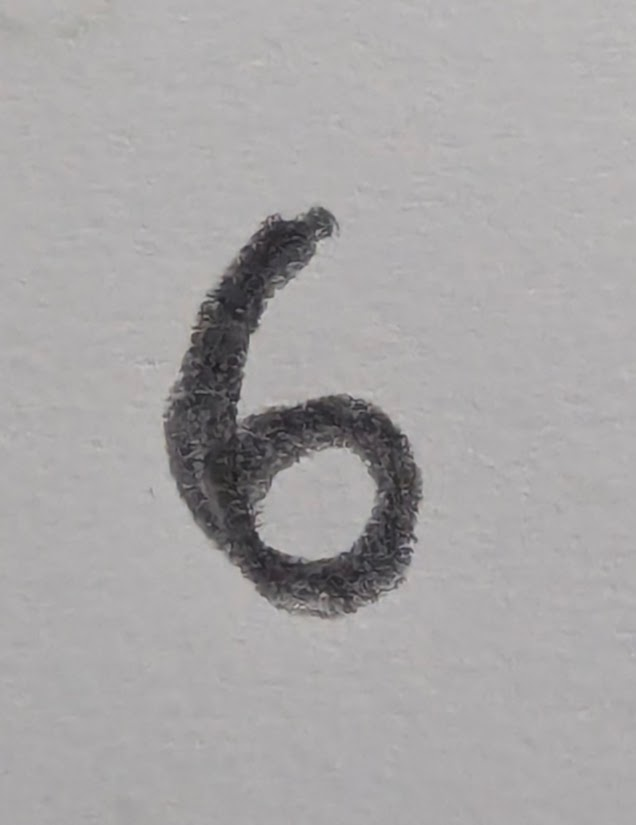
#> input picture digits/six.jpg, 636 x 825 px
$ jupyter execute --allow-errors 'NN Guide.ipynb'
#> lines starting #> are read from the running program, lines starting #| are printed output that depends on the picture
# Neural Networks from Scratch

A neural network (NN) is an abstract model consisting of one or more layers that are connected in a certain way. The weighted connection between layers play a similar role to that of synapses. The main difference between NNs and the rule based statistical methods is that NNs can learn learn.

Let's start with the simplest neural network without any fancy extra stuff

[cell 1]
import numpy as np
import matplotlib.pyplot as plt

We're familiar with this diagram of a neural network, with it's numerous "neurons" and "layers" but let's look at the simplest case. A single hidden layer with one neuron or node or as I like to call it, Simple Linear Regression!

Believe it or not, linear regression is a single neuron without any activation functions. This is the same linear regression that we learned in statistics 101. I guess we were AI practioners all this time without realizing it. Let's take a look at simple example of this.

To get a good estimate of a line that explains the amount of variation in our data, we need some metric to assess the performance. An easy and reliable metric is the Mean Square Error!

[cell 2]
# data!
# we're looking at y as a function of x
x = np.array([-3, -2, -1, 0, 1, 2, 3])
y = np.array([-0.14, -0.91, -0.84,  0,  0.84, 0.91,  0.14])

# weights and biases
w = np.array([0.1])
b = np.array([-.4364])

# our attempt at estimating y with guesses
output = w * x + b

# mean square error
# smaller is better
mse = np.mean((output-y)**2)
print(mse)

plt.plot(x, y, ".")
plt.plot(x, output)
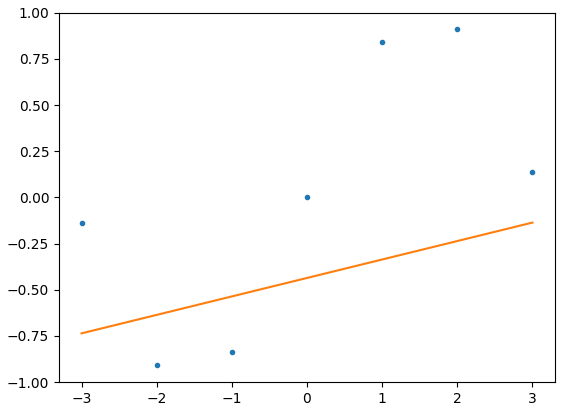
#> figure drawn by matplotlib, 1 panel

Let's make it more complicated now, let's add another neuron shall we? Wait, What does it even mean to add another neuron?

In SLR, we assume each x value contributes EQUALLY to the prediction (just scaled by one weight). In neural networks, each x value can contribute DIFFERENTLY to each neuron (each has its own weight).

Below we will fit a single 'hidden' layer with two neurons to our data.

Adding another neuron means adding another "node" of weight and bias. So if we have two neurons, we will have two sets of weights and biases (eg: w1, b1, w2, b2). Therefore we will have to start guessing what these weights and biases are, such that we minimizes their mean square error.

[cell 3]
# data!
# we're looking at y as a function of x
x = np.array([-3, -2, -1, 0, 1, 2, 3])
y = np.array([-0.14, -0.91, -0.84,  0,  0.84, 0.91,  0.14])


# neuron 1 weights and biases
w1 = np.array([0.1])
b1 = np.array([-.4364])

# neuron 2 weight and bias
w2 = np.array([0.4])
b2 = np.array([-2.0])

# output from neuron 1 & neuron 2
n1 = w1 * x + b1
n2 = w2 * x + b2

# our attempt at estimating y by combining weighted neurons
output = 0.4 * n1 +  0.7 * n2

# we can also add an output bias
output = output + 0.1

# mean square error
# smaller is better
mse = np.mean((output-y)**2)
print(mse)

[cell 4]
plt.plot(x, y, ".")
plt.plot(x, output, color = 'red')
plt.plot(x, n1, '--', color = 'green')
plt.plot(x, n2, '--', color = 'orange')
plt.legend(['data', 'NN layer', 'Neuron 1', 'Neuron 2'])
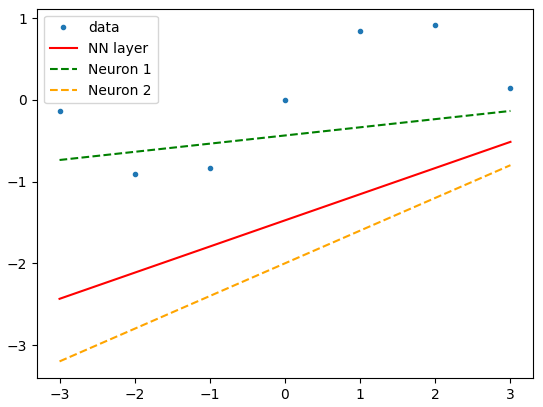
#> figure drawn by matplotlib, 1 panel

But clearly this isn't good enough, can we get a better fit? In SLR, we assume each x value contributes EQUALLY to the prediction (just scaled by one weight). In neural networks, each x value can contribute DIFFERENTLY to each neuron (each has its own weight).

Below we will fit a single 'hidden' layer with two neurons to our data.

“A hidden layer isn’t an input or output layer; as the scientist, you see data as they are handed to the input layer and the resulting data from the output layer. Layers between these endpoints have values that we don’t necessarily deal with, hence the name “hidden.” (Kinsley and Kukieła, p. 55)

Each neuron in a hidden layer has  a unique set of weights. During training phase, the model is fed a sample dataset $D$ where $[x_{1}, ..x_{N}]$ is the input matrix and $[y_{1}, ..y_{N}]$ is the output matrix.

“Neural networks become “deep” when they have 2 or more hidden layers.” (Kinsley and Kukieła, p. 55)

[cell 5]
#Using -1 tells NumPy to calculate the needed dimension for 1 column
x = x.reshape(-1, 1)  # 5 samples, 1 feature

y = np.array([-0.14, -0.91, -0.84,  0,  0.84, 0.91,  0.14])

# Weights - Hidden layer (2 neurons)
W1 = np.array([[0.2364], [0.4]])

# bias - Hidden layer (2 neurons)
b1 = np.array([[-0.4364], [-2.0]])

# "Forward" pass to hidden layer
hidden_output = np.dot(x, W1.T) + b1.T

# Output layer (1 neuron)
W2 = np.array([[0.4, 0.7]])  # Weights connecting hidden to output
b2 = np.array([0.1])         # Output bias

# Forward pass to output layer
output = np.dot(hidden_output, W2.T) + b2  # Shape: (5,1)

# Mean square error
# flatten() converts any multi-dimensional array into a 1D array
mse = np.mean((output.flatten() - y)**2)
print(mse)

So far we've been taking guesses at what the weights and biases can be, we plotted the values to how well the our outputted line fit the data. We need a better approach to find the "right" combination of biases such that they reduce the MSE or "loss". But clearly this isn't good enough, can we get a better fit?

## Gradient Descent
Gradient descent is the optimization technique whereby we find the values for a function's parameter(s) (weights and biases) that minimize the image (output) of the function. This is achieved by iteratively adjusting the parameters in the direction opposite to the gradient of of the function with respect to those parameters. In neural networks, we use it to find the weights and biases that minimize the loss function.

In our case, we're trying to minimize the mean square error. So What is the gradient of a function? It is simply the derivative.

“The partial derivative measures how much impact a single input has on a function’s output. Each of the function’s inputs has some impact on this function’s output, even if the impact is 0. We need to know these impacts; this means that we have to calculate the derivative with respect to each input separately to learn about each of them. That’s why we call these partial derivatives with respect to given input — we are calculating a partial of the derivative, related to a singular input. The partial derivative is a single equation, and the full multivariate function’s derivative consists of a set of equations called the gradient. In other words, the gradient is a vector of the size of inputs containing partial derivative solutions with respect to each of the inputs. We’ll get back to gradients shortly.” (Kinsley and Kukieła, p. 163)

[cell 6]
# Data
x = np.array([-3, -2, -1, 0, 1, 2, 3])
y = np.array([-0.14, -0.91, -0.84,  0,  0.84, 0.91,  0.14])

# Initial parameters (weights and biases)
w1 = np.array([0.2])
b1 = np.array([-0.4])
w2 = np.array([0.4])
b2 = np.array([-2.0])

w_output = np.array([0.4, 0.7])  # Weights for combining neurons
b_output = np.array([0.1])       # Output bias

# Hyperparameters
learning_rate = 0.001
epochs = 10000

# Lists to store loss for plotting
loss_history = []

# Training loop
for epoch in range(epochs):
    # Forward pass
    n1 = w1 * x + b1  # First neuron output
    n2 = w2 * x + b2  # Second neuron output

    # Combine neurons for final output
    output = w_output[0] * n1 + w_output[1] * n2 + b_output

    # Calculate loss (MSE)
    loss = np.mean((output - y) ** 2)
    loss_history.append(loss)

    # Calculate gradients using chain rule
    # Start from the output layer and work backwards

    # Gradient of loss with respect to output
    d_loss_d_output = 2 * (output - y)

    # Gradients for output layer parameters
    d_loss_d_w_output0 = np.mean(d_loss_d_output * n1)
    d_loss_d_w_output1 = np.mean(d_loss_d_output * n2)
    d_loss_d_b_output = np.mean(d_loss_d_output)

    # Gradients for first neuron parameters
    d_loss_d_n1 = d_loss_d_output * w_output[0]
    d_loss_d_w1 = np.mean(d_loss_d_n1 * x)
    d_loss_d_b1 = np.mean(d_loss_d_n1)

    # Gradients for second neuron parameters
    d_loss_d_n2 = d_loss_d_output * w_output[1]
    d_loss_d_w2 = np.mean(d_loss_d_n2 * x)
    d_loss_d_b2 = np.mean(d_loss_d_n2)

    # Update parameters (weights and biases)
    w_output[0] -= learning_rate * d_loss_d_w_output0
    w_output[1] -= learning_rate * d_loss_d_w_output1
    b_output -= learning_rate * d_loss_d_b_output

    w1 -= learning_rate * d_loss_d_w1
    b1 -= learning_rate * d_loss_d_b1

    w2 -= learning_rate * d_loss_d_w2
    b2 -= learning_rate * d_loss_d_b2

    # Print progress every 1000 epochs
    if epoch % 1000 == 0:
        print(f"Epoch {epoch}, Loss: {loss:.4f}")

# Final forward pass with trained parameters
n1 = w1 * x + b1
n2 = w2 * x + b2
predicted = w_output[0] * n1 + w_output[1] * n2 + b_output
final_loss = np.mean((predicted - y) ** 2)

print(f"Training complete!")
print(f"Final loss (MSE): {final_loss:.4f}")
print(f"Learned parameters:")
print(f"w1: {w1[0]:.4f}, b1: {b1[0]:.4f}")
print(f"w2: {w2[0]:.4f}, b2: {b2[0]:.4f}")
print(f"Output weights: [{w_output[0]:.4f}, {w_output[1]:.4f}], bias: {b_output[0]:.4f}")

# Visualize results
plt.figure(figsize=(12, 5))

# Plot loss over time
plt.subplot(1, 2, 1)
plt.plot(loss_history)
plt.title('Loss over Epochs')
plt.xlabel('Epoch')
plt.ylabel('Mean Squared Error')

# Plot predictions vs actual
plt.subplot(1, 2, 2)
plt.scatter(x, y, label='Actual data', color='blue')
plt.plot(x, predicted, 'r-', label='Model prediction', linewidth=2)
plt.title('Predictions vs Actual')
plt.xlabel('x')
plt.ylabel('y')
plt.legend()

plt.tight_layout()
plt.show()
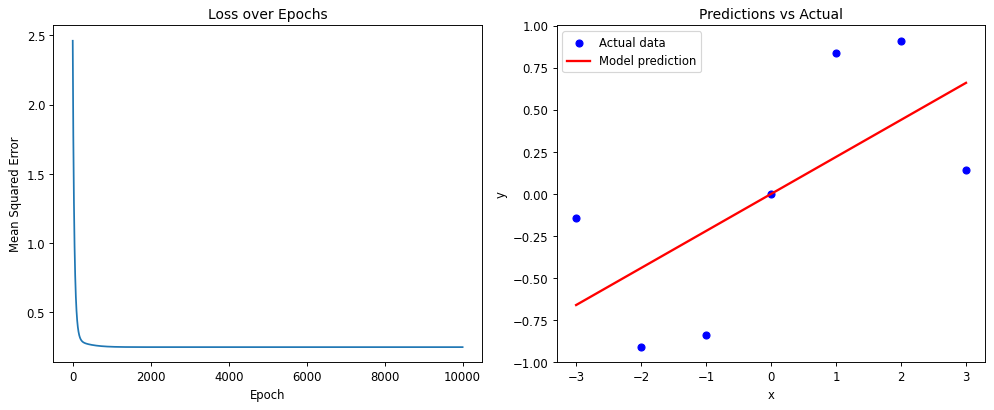
#> figure drawn by matplotlib, 2 panels; panel 1: curve peaks at x = 0, y = 2.46

## Activation Functions
Activation Functions in a layer defines a threshold that decides whether the information that a neuron has in a layer will be relevant for further calculations or not.

“The activation of each output unit of a feedforward Artificial Neural Network (ANN) is a nonlinear function of the activation patterns over the network’s input units. The functions are parameterized by the network’s connection weights. An ANN with no hidden layers can represent only a very small fraction of the possible input-output functions. However an ANN with a single hidden layer containing a large enough finite number of sigmoid units can approximate any continuous function on a compact region of the network’s input space to any degree of accuracy (Cybenko, 1989). This is also true for other nonlinear activation functions that satisfy mild conditions, but nonlinearity is essential: if all the units in a multi-layer feedforward ANN have linear activation functions, the entire network is equivalent to a network with no hidden layers (because linear functions of linear functions are themselves linear).” (Sutton and Barto, 2018, p. 224)

[cell 7]
def activation(x, type = None):
    if type == "relu":
        return np.maximum(0, x)
    elif type == "tanh":
        return np.tanh(x)


def activation_derivative(x, type = None):
    if type == "relu":
        return np.where(x > 0, 1, 0)
    elif type == "tanh":
        return 1 - np.tanh(x)**2

[cell 8]
# Data
X = np.array([-3, -2, -1, 0, 1, 2, 3]).reshape(-1, 1)
y = np.array([-0.14, -0.91, -0.84, 0, 0.84, 0.91, 0.14]).reshape(-1, 1)

# Network architecture
input_size = 1
hidden_size = 2  # Two neurons in the hidden layer
output_size = 1
n_samples = X.shape[0]

# Initialize parameters - using the original weights but reshaping appropriately
W1 = np.array([[0.2364], [0.4]])  # Shape: (hidden_size, input_size)
b1 = np.array([[-0.4364], [-2.0]])  # Shape: (hidden_size, 1)

W2 = np.array([[0.4, 0.7]])  # Shape: (output_size, hidden_size)
b2 = np.array([[0.1]])  # Shape: (output_size, 1)

# Hyperparameters
learning_rate = 0.001
epochs = 50000

# Lists to store loss for plotting
loss_history = []

# Training loop
for epoch in range(epochs):
    # Forward pass
    # Input to hidden layer
    Z1 = np.dot(X, W1.T) + b1.T  # Shape: (n_samples, hidden_size)
    A1 = activation(Z1, type="relu")  # Shape: (n_samples, hidden_size)

    # Hidden to output layer
    Z2 = np.dot(A1, W2.T) + b2.T  # Shape: (n_samples, output_size)
    output = Z2  # Shape: (n_samples, output_size)

    # Calculate loss (MSE)
    loss = np.mean((output - y) ** 2)
    loss_history.append(loss)

    # Backpropagation
    # Gradient of loss with respect to output
    d_loss_d_output = 2 * (output - y)  # Shape: (n_samples, output_size)

    # Gradients for output layer
    d_loss_d_W2 = np.dot(d_loss_d_output.T, A1)  # Shape: (output_size, hidden_size)
    d_loss_d_b2 = np.mean(d_loss_d_output).T  # Shape: (output_size, 1)

    # Gradient for hidden layer
    d_loss_d_A1 = np.dot(d_loss_d_output, W2)  # Shape: (n_samples, hidden_size)
    d_loss_d_Z1 = d_loss_d_A1 * activation_derivative(Z1, type="relu")  # Shape: (n_samples, hidden_size)

    d_loss_d_W1 = np.dot(d_loss_d_Z1.T, X)  # Shape: (hidden_size, input_size)
    d_loss_d_b1 = np.mean(d_loss_d_Z1).T  # Shape: (hidden_size, 1)

    # Update parameters
    W2 -= learning_rate * d_loss_d_W2
    b2 -= learning_rate * d_loss_d_b2

    W1 -= learning_rate * d_loss_d_W1
    b1 -= learning_rate * d_loss_d_b1

    # Print progress
    if epoch % 1000 == 0:
        print(f"Epoch {epoch}, Loss: {loss:.4f}")

# Final forward pass for predictions
Z1 = np.dot(X, W1.T) + b1.T
A1 = activation(Z1, type="relu")
Z2 = np.dot(A1, W2.T) + b2.T
predicted = Z2

final_loss = np.mean((predicted - y) ** 2)

# Print results
print(f"Training complete!")
print(f"Final loss (MSE): {final_loss:.4f}")
print(f"Learned parameters:")
print(f"W1[0]: {W1[0][0]:.4f}, b1[0]: {b1[0][0]:.4f}")
print(f"W1[1]: {W1[1][0]:.4f}, b1[1]: {b1[1][0]:.4f}")
print(f"W2: [{W2[0][0]:.4f}, {W2[0][1]:.4f}], b2: {b2[0][0]:.4f}")

# Visualization code
plt.figure(figsize=(12, 5))

# Plot loss over time
plt.subplot(1, 2, 1)
plt.plot(loss_history)
plt.title('Loss over Epochs')
plt.xlabel('Epoch')
plt.ylabel('Mean Squared Error')
plt.grid(True)

# Plot predictions vs actual
plt.subplot(1, 2, 2)
plt.scatter(X, y, label='Actual data', color='blue')
plt.plot(X, predicted, 'r-', label='Model prediction', linewidth=2)
plt.title('Predictions vs Actual')
plt.xlabel('x')
plt.ylabel('y')
plt.grid(True)
plt.legend()

plt.tight_layout()
plt.show()
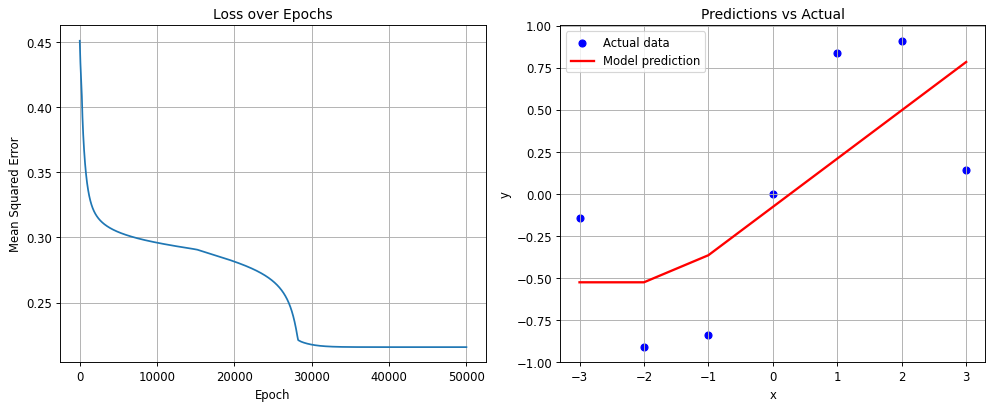
#> figure drawn by matplotlib, 2 panels; panel 1: curve peaks at x = 0, y = 0.451

[cell 9]
# Data
X = np.array([-3, -2, -1, 0, 1, 2, 3]).reshape(-1, 1)
y = np.array([-0.14, -0.91, -0.84, 0, 0.84, 0.91, 0.14]).reshape(-1, 1)

# Network architecture
input_size = 1
hidden_size = 2  # neurons in the hidden layer
output_size = 1
n_samples = X.shape[0]

# Initialize parameters - using the original weights but reshaping appropriately
W1 = np.random.randn(hidden_size, 1)  # Shape: (hidden_size, input_size)
b1 = np.zeros((hidden_size, 1))  # Shape: (hidden_size, 1)

W2 = np.random.randn(2, hidden_size)  # Shape: (output_size, hidden_size)
b2 = np.zeros((output_size, 1))  # Shape: (output_size, 1)

# Hyperparameters
learning_rate = 0.001
epochs = 50000

# Lists to store loss for plotting
loss_history = []

# Training loop
for epoch in range(epochs):
    # Forward pass
    # Input to hidden layer
    Z1 = np.dot(X, W1.T) + b1.T  # Shape: (n_samples, hidden_size)
    A1 = activation(Z1, type="tanh")  # Shape: (n_samples, hidden_size)

    # Hidden to output layer
    Z2 = np.dot(A1, W2.T) + b2.T  # Shape: (n_samples, output_size)
    output = Z2  # Shape: (n_samples, output_size)

    # Calculate loss (MSE)
    loss = np.mean((output - y) ** 2)
    loss_history.append(loss)

    # Backpropagation
    # Gradient of loss with respect to output
    d_loss_d_output = 2 * (output - y)  # Shape: (n_samples, output_size)

    # Gradients for output layer
    d_loss_d_W2 = np.dot(d_loss_d_output.T, A1)  # Shape: (output_size, hidden_size)
    d_loss_d_b2 = np.mean(d_loss_d_output).T  # Shape: (output_size, 1)

    # Gradient for hidden layer
    d_loss_d_A1 = np.dot(d_loss_d_output, W2)  # Shape: (n_samples, hidden_size)
    d_loss_d_Z1 = d_loss_d_A1 * activation_derivative(Z1, type="tanh")  # Shape: (n_samples, hidden_size)

    d_loss_d_W1 = np.dot(d_loss_d_Z1.T, X)  # Shape: (hidden_size, input_size)
    d_loss_d_b1 = np.mean(d_loss_d_Z1).T  # Shape: (hidden_size, 1)

    # Update parameters
    W2 -= learning_rate * d_loss_d_W2
    b2 -= learning_rate * d_loss_d_b2

    W1 -= learning_rate * d_loss_d_W1
    b1 -= learning_rate * d_loss_d_b1

    # Print progress
    if epoch % 5000 == 0:
        print(f"Epoch {epoch}, Loss: {loss:.4f}")

# Final forward pass for predictions
Z1 = np.dot(X, W1.T) + b1.T
A1 = activation(Z1, type="tanh")
Z2 = np.dot(A1, W2.T) + b2.T
predicted = Z2

final_loss = np.mean((predicted - y) ** 2)

# Print results
print(f"Training complete!")
print(f"Final loss (MSE): {final_loss:.4f}")
print(f"Learned parameters:")
print(f"W1[0]: {W1[0][0]:.4f}, b1[0]: {b1[0][0]:.4f}")
print(f"W1[1]: {W1[1][0]:.4f}, b1[1]: {b1[1][0]:.4f}")
print(f"W2: [{W2[0][0]:.4f}, {W2[0][1]:.4f}], b2: {b2[0][0]:.4f}")

# Visualization code
plt.figure(figsize=(12, 5))

# Plot loss over time
plt.subplot(1, 2, 1)
plt.plot(loss_history)
plt.title('Loss over Epochs')
plt.xlabel('Epoch')
plt.ylabel('Mean Squared Error')
plt.grid(True)

# Plot predictions vs actual
plt.subplot(1, 2, 2)
plt.scatter(X, y, label='Actual data', color='blue')
plt.plot(X, predicted, 'r-', label='Model prediction', linewidth=2)
plt.title('Predictions vs Actual')
plt.xlabel('x')
plt.ylabel('y')
plt.grid(True)
plt.legend()

plt.tight_layout()
plt.show()
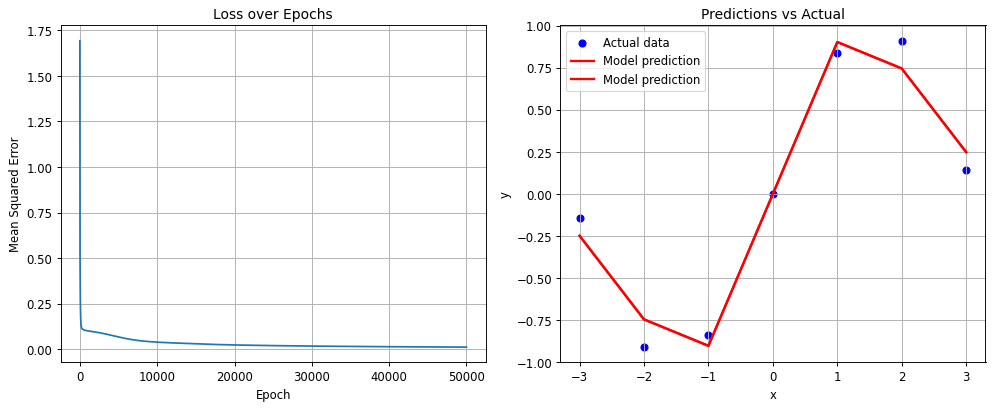
#> figure drawn by matplotlib, 2 panels; panel 1: curve peaks at x = 0, y = 1.69

# PyTorch

PyTorch is an open-source machine learning library primarily developed by Facebook's AI Research lab. It has become one of the most popular frameworks for deep learning research and applications alongside TensorFlow. PyTorch provides a flexible, intuitive interface for building and training neural networks, combining the power of GPU acceleration with an easy-to-use Python API.

## What are Tensors?
At the heart of PyTorch lies the concept of tensors. Tensors are multi-dimensional arrays similar to NumPy arrays, but with additional capabilities:
- They can run on GPUs
- Tensors can track operations like automatic differentiation through their dynamic computational graphs

Essentially numpy arrays on steriods.

[cell 10]
import torch
import torch.nn as nn
import torch.optim as optim

# Set random seed for reproducibility
torch.manual_seed(42)
#> (this line was passed over: torch is not available in this run)
np.random.seed(42)

# Data - converting NumPy arrays to PyTorch tensors
#> (the rest of this cell did not finish here and is left out)

[cell 11]
# Calculate Taylor expansion of sine
# [8 lines left out: function sine_taylor_expansion, not called in this run]


# Calculate different orders of Taylor expansion
#> (the rest of this cell did not finish here and is left out)

## Loading MNIST digits data

Infamous and classic machine learning dataset

[cell 12]
import pandas as pd
import numpy as np
import matplotlib.pyplot as plt


#> (the rest of this cell did not finish here and is left out)

## Loading data into pyTorch Tensors

[cell 13]
from torch.utils.data import TensorDataset, DataLoader
import torch
import torch.nn as nn
import torch.optim as optim

from torchvision import datasets, transforms

#> (the rest of this cell did not finish here and is left out)

[cell 14]
# Plot the loss history
plt.figure(figsize=(10, 5))
plt.plot(loss_history)
plt.title("Training Loss")
plt.xlabel("Epoch")
plt.ylabel("Loss")
plt.grid(True)
plt.show()

# Function to display test predictions
def test_prediction(index):
    model.eval()
    with torch.no_grad():
        img = x_test_tensor[index:index+1]
        output = model(img)
        max_logit, predicted = torch.max(output, 1)

    print(f"Prediction: {predicted.item()}")
    print(f"Actual: {y_test_tensor[index].item()}")

    # Display image
    plt.figure(figsize=(3, 3))
    plt.imshow(x_test_tensor[index].reshape(28, 28), cmap='gray')
    plt.title(f"Pred: {predicted.item()} | True: {y_test_tensor[index].item()}")
    plt.axis('off')
    plt.show()

# Test a few examples
#> (the rest of this cell did not finish here and is left out)

# `pip install opencv-python`

The following code is just convert an image to MNIST format

[cell 15]
import cv2

def preprocess_digit(image_path, target_size=(28, 28)):

    # Read the image and convert to grayscale
#> called with image_path = 'digits/six.jpg', target_size = (28, 28)
    img = cv2.imread(image_path)
#> img is the input picture: shape (825, 636, 3); mean B, G, R 166.3, 165.6, 167.6
    if img is None:
        raise ValueError(f"Could not read image {image_path}")

    gray = cv2.cvtColor(img, cv2.COLOR_BGR2GRAY)
#> (the rest of the program and of its run is left out)
